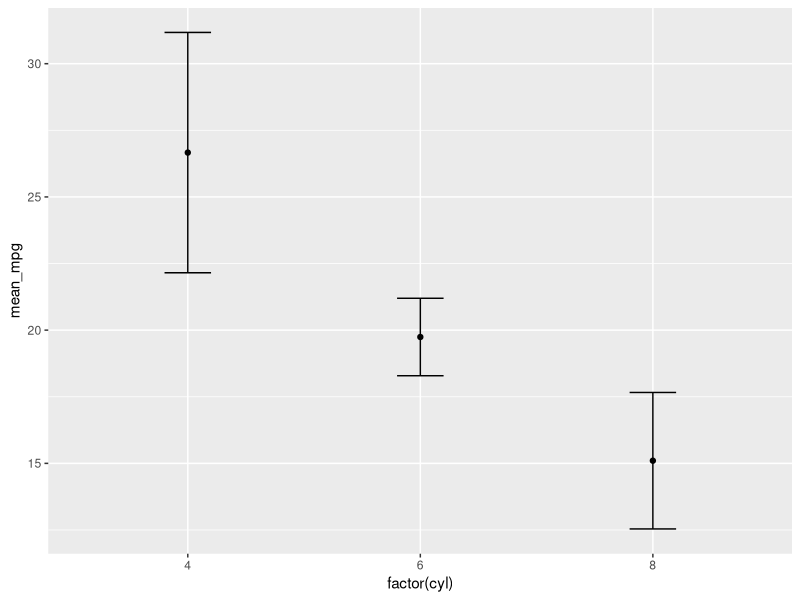

Write the R code that produced this figure.
# EXPECTED_FORM: plot
# SETUP: library(ggplot2); library(dplyr)
# NL: using mtcars with cyl as a factor, compute the mean and standard deviation of mpg for each cylinder count, then plot the means as points with error bars for the standard deviation
library(ggplot2)
library(dplyr)
mtcars %>% group_by(cyl) %>% summarise(mean_mpg = mean(mpg), sd_mpg = sd(mpg)) %>%
  ggplot(aes(x = factor(cyl), y = mean_mpg)) + geom_point() + geom_errorbar(aes(ymin = mean_mpg - sd_mpg, ymax = mean_mpg + sd_mpg), width = 0.2)
